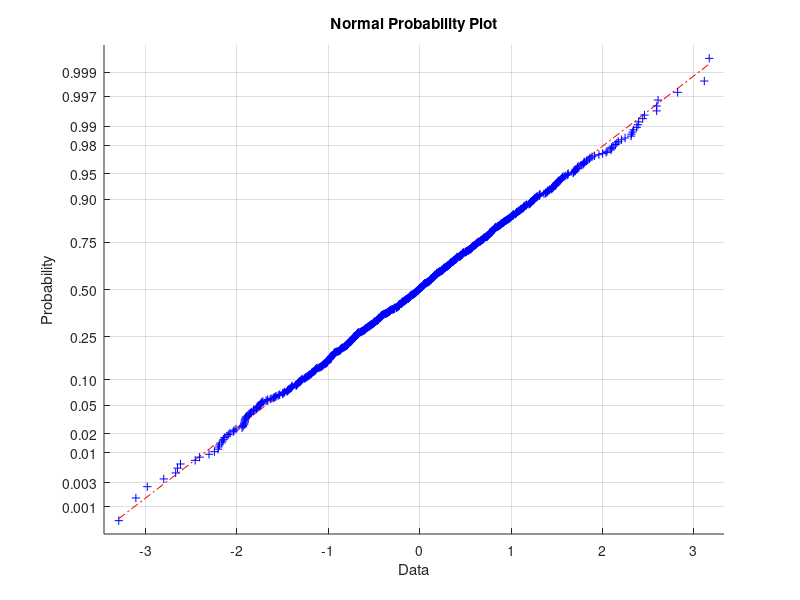

Source code (MATLAB):
clc; clear all; close all;
%%

rng default;  % For reproducibility
x = normrnd(0,1,1000,1); % (mu, step size, N samples, std diviation) 

figure;
normplot(x)